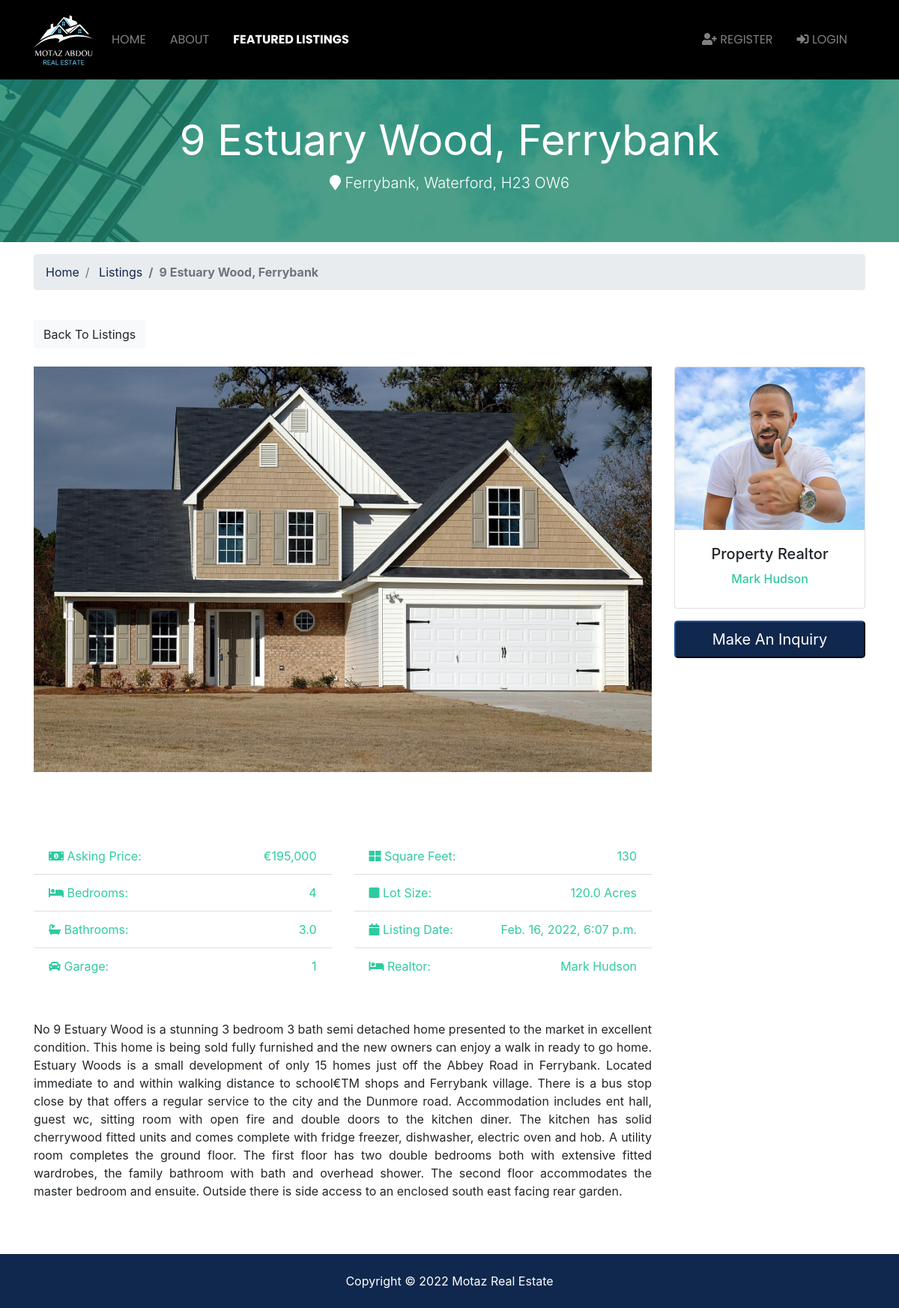
Page /listings/5 on the committed database.
### listings/models.py (models this page shows, shortened)
class Listing(models.Model):
    realtor = models.ForeignKey(Realtor, on_delete=models.DO_NOTHING)
    title = models.CharField(max_length=200)
    address = models.CharField(max_length=200)
    suburb = models.CharField(max_length=100, null=True)
    county = models.CharField(max_length=100)
    eircode = models.CharField(max_length=20)
    description = models.TextField(blank=True)
    price = models.IntegerField()
    bedrooms = models.IntegerField()
    bathrooms = models.DecimalField(max_digits=2, decimal_places=1)
    garage = models.IntegerField(default=0)
    sqft = models.IntegerField()
    lot_size = models.DecimalField(max_digits=5, decimal_places=1)
    photo_main = models.ImageField(upload_to='photos/%Y/%m/%d/', blank=True)
    photo_1 = models.ImageField(upload_to='photos/%Y/%m/%d/', blank=True)
    photo_2 = models.ImageField(upload_to='photos/%Y/%m/%d/', blank=True)
    photo_3 = models.ImageField(upload_to='photos/%Y/%m/%d/', blank=True)
    photo_4 = models.ImageField(upload_to='photos/%Y/%m/%d/', blank=True)
    photo_5 = models.ImageField(upload_to='photos/%Y/%m/%d/', blank=True)
    photo_6 = models.ImageField(upload_to='photos/%Y/%m/%d/', blank=True)
    is_published = models.BooleanField(default=True)
    lease_type = models.CharField(max_length=10, choices=lease_choices, default='Buy')
    list_date = models.DateTimeField(default=datetime.now, blank=True)

### realtors/models.py (models this page shows)
class Realtor(models.Model):
    name = models.CharField(max_length=200)
    photo = models.ImageField(upload_to='photos/%Y/%m/%d/')
    description = models.TextField(blank=True)
    phone = models.CharField(max_length=20)
    email = models.CharField(max_length=50)
    is_mvp = models.BooleanField(default=False)
    hire_date = models.DateTimeField(default=datetime.now, blank=True)
    def __str__(self):
        return self.name

### listings/views.py (the view)
# urls.py: path('<int:listing_id>', views.listing, name='listing'),
def listing(request, listing_id):
    listing = get_object_or_404(Listing, pk=listing_id)
    context = {
        'listing': listing
    }
    return render(request, 'listings/listing.html', context)

### templates/listings/listing.html (shortened to what this page needs)
{% extends 'base.html' %}
{% load humanize %}
{% block content %}
<section id="showcase-inner" class="py-5 text-white">
    <div class="container">
      <div class="row text-center">
        <div class="col-md-12">
          <h2 class="display-4"><strong>{{ listing.title }}</strong></h2>
          <p class="lead">
            <i class="fas fa-map-marker"></i> {{ listing.suburb }}, {{ listing.county }}, {{ listing.eircode }}</p>
        </div>
      </div>
    </div>
  </section>
  <section id="bc" class="mt-3">
    <div class="container">
      <nav>
        <ol class="breadcrumb">
          <li class="breadcrumb-item">
            <a href="{% url 'index' %}">Home</a>
          </li>
          <li class="breadcrumb-item">
            <a href="{% url 'listings' %}">Listings</a>
          </li>
          <li class="breadcrumb-item active">{{ listing.title }}</li>
        </ol>
      </nav>
    </div>
  </section>
  <section id="listing" class="py-4">
    <div class="container">
      <a href="{% url 'listings' %}" class="btn btn-light mb-4">Back To Listings</a>
      <div class="row">
        <div class="col-md-9">
          <img src="{{ listing.photo_main.url }}" alt="" class="img-main img-fluid mb-3">
          <div class="row mb-5 thumbs">
            {% if listing.photo_1 %}
            <div class="col-md-2">
            </div>
            {% endif %}
            {% if listing.photo_2 %}
            <div class="col-md-2">
            </div>
            {% endif %}
            {% if listing.photo_3 %}
            <div class="col-md-2">
            </div>
            {% endif %}
            {% if listing.photo_4 %}
            <div class="col-md-2">
            </div>
            {% endif %}
            {% if listing.photo_5 %}
            <div class="col-md-2">
            </div>
            {% endif %}
            {% if listing.photo_6 %}
            <div class="col-md-2">
            </div>
            {% endif %}
          </div>
          <div class="row mb-5 fields">
            <div class="col-md-6">
              <ul class="list-group list-group-flush">
                <li class="list-group-item text-secondary">
                  <i class="fas fa-money-bill-alt"></i> Asking Price:
                  <span class="float-right">€{{ listing.price | intcomma }}</span>
                </li>
                <li class="list-group-item text-secondary">
                  <i class="fas fa-bed"></i> Bedrooms:
                  <span class="float-right">{{ listing.bedrooms }}</span>
                </li>
                <li class="list-group-item text-secondary">
                  <i class="fas fa-bath"></i> Bathrooms:
                  <span class="float-right">{{ listing.bathrooms }}</span>
                </li>
                <li class="list-group-item text-secondary">
                  <i class="fas fa-car"></i> Garage:
                  <span class="float-right">{{ listing.garage }}
                  </span>
                </li>
              </ul>
            </div>
            <div class="col-md-6">
              <ul class="list-group list-group-flush">
                <li class="list-group-item text-secondary">
                  <i class="fas fa-th-large"></i> Square Feet:
                  <span class="float-right">{{ listing.sqft }}</span>
                </li>
                <li class="list-group-item text-secondary">
                  <i class="fas fa-square"></i> Lot Size:
                  <span class="float-right">{{ listing.lot_size }} Acres
                  </span>
                </li>
                <li class="list-group-item text-secondary">
                  <i class="fas fa-calendar"></i> Listing Date:
                  <span class="float-right">{{ listing.list_date }}</span>
                </li>
                <li class="list-group-item text-secondary">
                  <i class="fas fa-bed"></i> Realtor:
                  <span class="float-right">{{ listing.realtor }}
                  </span>
                </li>
              </ul>
            </div>
          </div>
          <div class="row mb-5">
            <div class="col-md-12 text-justify">{{ listing.description }}</div>
          </div>
        </div>
        <div class="col-md-3">
          <div class="card mb-3">
            <img class="card-img-top" src="{{ listing.realtor.photo.url }}" alt="Seller">
            <div class="card-body">
              <h5 class="card-title text-center">Property Realtor</h5>
              <h6 class="text-secondary text-center">{{ listing.realtor }}</h6>
            </div>
          </div>
          <button class="btn-primary btn-block btn-lg" data-toggle="modal" data-target="#inquiryModal">Make An Inquiry</button>
        </div>
      </div>
    </div>
  </section>
{% endblock %}

### motaz_realestate/static/css/all.css (style rules this page uses)
.fa, .fas, .far, .fal, .fab { -moz-osx-font-smoothing: grayscale; -webkit-font-smoothing: antialiased; display: inline-block; font-style: normal; font-variant: normal; text-rendering: auto; line-height: 1; }
.fa-bath:before { content: "\f2cd"; }
.fa-bed:before { content: "\f236"; }
.fa-calendar:before { content: "\f133"; }
.fa-car:before { content: "\f1b9"; }
.fa-map-marker:before { content: "\f041"; }
.fa-money-bill-alt:before { content: "\f3d1"; }
.fa-square:before { content: "\f0c8"; }
.fa-th-large:before { content: "\f009"; }
.fa, .fas { font-family: 'Font Awesome 5 Free'; font-weight: 900; }

### motaz_realestate/static/css/style.css (style rules this page uses)
img { width: 100%; }
.active { font-weight: bold !important; }
#showcase-inner { background: url(../img/building.jpg); background-repeat: no-repeat; background-position: top center; background-attachment: fixed/cover; position: relative; overflow: hidden; min-height: 200px; }
#showcase-inner::before { content: ''; position: absolute; top: 0; left: 0; min-height: 100%; width: 100%; background: rgba(32, 134, 107, 0.8); }

### rows in the picture
Listing: title "9 Estuary Wood, Ferrybank", suburb "Ferrybank", county "Waterford", eircode "H23 OW6", photo_main (picture), price "195,000", bedrooms "4", bathrooms "3.0", garage "1", sqft "130", lot_size "120.0", list_date "Feb. 16, 2022, 6:07 p.m.", realtor "Mark Hudson", description "No 9 Estuary Wood is a stunning 3 bedroom 3 bath semi detached home presented to the market in excellent condition. This home is being sold fully furnished and the new owners can enjoy a walk in ready to go home. Estuary Woods is a small development of only 15 homes just off the Abbey Road in Ferrybank. Located immediate to and within walking distance to school€TM shops and Ferrybank village. There is a bus stop close by that offers a regular service to the city and the Dunmore road. Accommodation includes ent hall, guest wc, sitting room with open fire and double doors to the kitchen diner. The kitchen has solid cherrywood fitted units and comes complete with fridge freezer, dishwasher,…", realtor.photo (picture)
